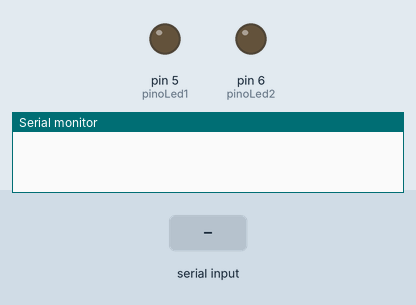
A sketch run on a simulated Arduino Uno, built with avr-gcc and run on an emulated ATmega328P. On the bench: output pins drawn as LEDs (lit = HIGH), the last lines printed to the serial monitor. The test bench sets the inputs (shaded band).

Above: at 1.2 s.
1.3 s: "a" received over Serial
At 2.3 s:
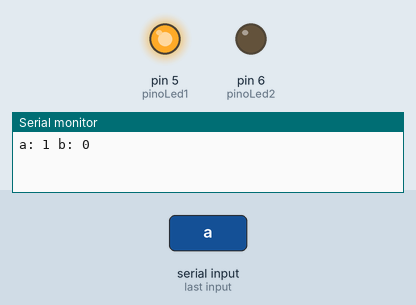
2.9 s: "b" received over Serial
At 3.6 s:
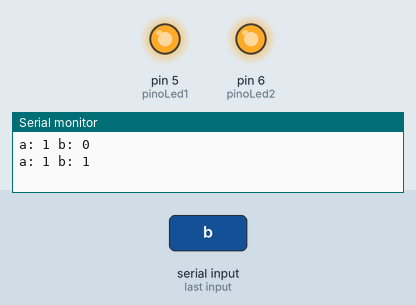
4.5 s: "a" received over Serial
At 5.9 s:
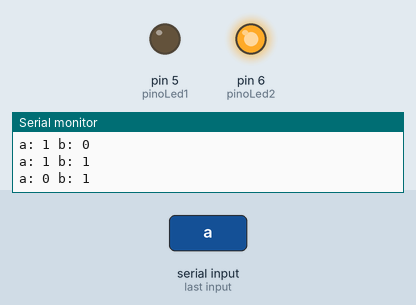
Timing chart, 0 to 7.5 s (numbered marks = the images above; inputs shaded):
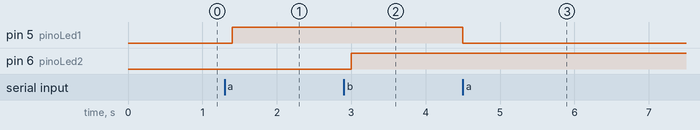

Measured:
- after the input at 1.3 s, pin 5 (pinoLed1): LOW → HIGH after 0.10 s
- after the input at 2.9 s, pin 6 (pinoLed2): LOW → HIGH after 0.10 s
- after the input at 4.5 s, pin 5 (pinoLed1): HIGH → LOW at once

The sketch:

Bluetooth.ino
```cpp
/*   ACENDENDO 2 LEDS VIA COMUNICACAO SERIAL
 AUTOR: Italo G. S. Fernandes
 DESCRICAO: Envie 'a' para alterar o estado do led1,
 envie 'b' para alterar o estado do led2,
 O sinal devera ser enviado via comunicaçao serial.
 Programa feito para testes de comunicacao bluetooth
 */
#define pinoLed1 5
#define pinoLed2 6
boolean stateLed1 = LOW;
boolean stateLed2 = LOW;
char sinalLido;
void setup(){
  Serial.begin(9600); //Baudrate = 9600
  pinMode(pinoLed1, OUTPUT);
  pinMode(pinoLed2, OUTPUT); //definindo pinos como saidas
}

void loop(){
  if(Serial.available()){
    sinalLido = Serial.read();

    analisarSinal(sinalLido);
  }
  delay(100);
}

void analisarSinal(char sinal){
  switch(sinal){
  case 'a':
    stateLed1 = !stateLed1;
    break;
  case 'b':
    stateLed2 = !stateLed2;
    break;
  default:
    Serial.println("Sinal nao reconhecido!");
  }
  atualizarLeds();
}


void atualizarLeds(){
  digitalWrite(pinoLed1, stateLed1);
  digitalWrite(pinoLed2, stateLed2);
  Serial.print("a: ");
  Serial.print(stateLed1);
  Serial.print(" b: ");
  Serial.println(stateLed2);
}
```
